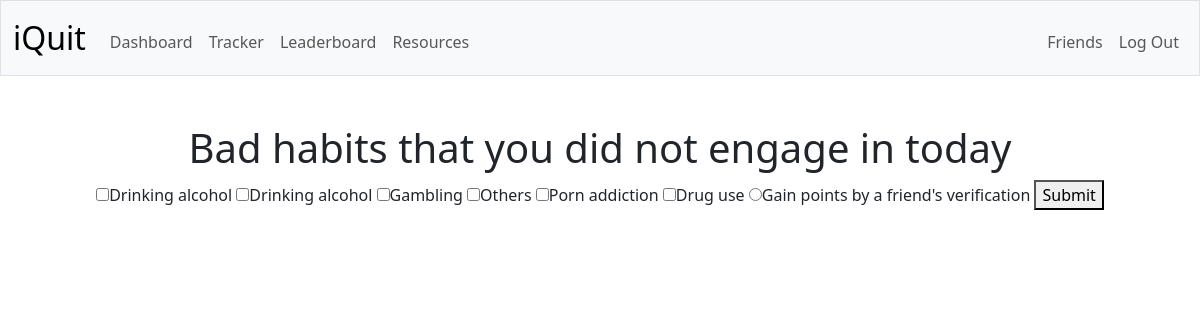
The app's page /tracker (signed in) with its own data.
### tables this page shows
CREATE TABLE habits (
    user_id INTEGER NOT NULL,
    habit TEXT NOT NULL,
    start_time NUMERIC NOT NULL,
    enter_time NUMERIC NOT NULL,
    streak INTEGER,
    FOREIGN KEY(user_id) REFERENCES users(id)
);

### app.py (the view)
@app.route("/tracker", methods=["GET", "POST"])
@login_required
def tracker():
    if request.method == "POST":
        daily_habits = request.form.getlist("habit")
        for habit in daily_habits:
            db.execute(
                "UPDATE habits SET streak = streak + 1, enter_time = ?\
                WHERE habit = ?",
                datetime.datetime.now().date(),
                habit,
            )
        return redirect("/dashboard")
    else:
        habits = db.execute(
            "SELECT habit FROM habits WHERE user_id = ?", session["user_id"]
        )
        if not habits:
            return redirect("/add")
        """for row in habits:
            # SQLite store as string: has to convert to correct object for comparison
            if (
            datetime.datetime.strptime(row["enter_time"], "%Y-%m-%d").date()
            == datetime.datetime.now().date()
            ):
                return apology("Today's work is done", 403)

        else:"""
        return render_template("tracker.html", habits=habits)

### app.py (called while the page is built)
@app.after_request
def after_request(response):
    response.headers["Cache-Control"] = "no-cache, no-store, must-revalidate"
    response.headers["Expires"] = 0
    response.headers["Pragma"] = "no-cache"
    return response

### helpers.py (called while the page is built)
def login_required(f):
    @wraps(f)
    def decorated_function(*args, **kwargs):
        if session.get("user_id") is None:
            return redirect("/login")
        return f(*args, **kwargs)
    return decorated_function

### templates/tracker.html (shortened to what this page needs)
{% extends "layout.html" %}
{% block main %}
    <h1>Bad habits that you did not engage in today</h1>
    <form action="/tracker" method="post">
        {% for habit in habits %}
            <input name="habit" type="checkbox" value="{{ habit.habit }}">{{ habit.habit }}
        {% endfor%}
        <input name="verification" type="radio" id="verification">Gain points by a friend's verification
        <button type="submit">Submit</button>
    </form>
{% endblock %}

### records on screen
habits: habit "Drinking alcohol"
habits: habit "Drinking alcohol"
habits: habit "Gambling"
habits: habit "Others"
habits: habit "Porn addiction"
habits: habit "Drug use"
